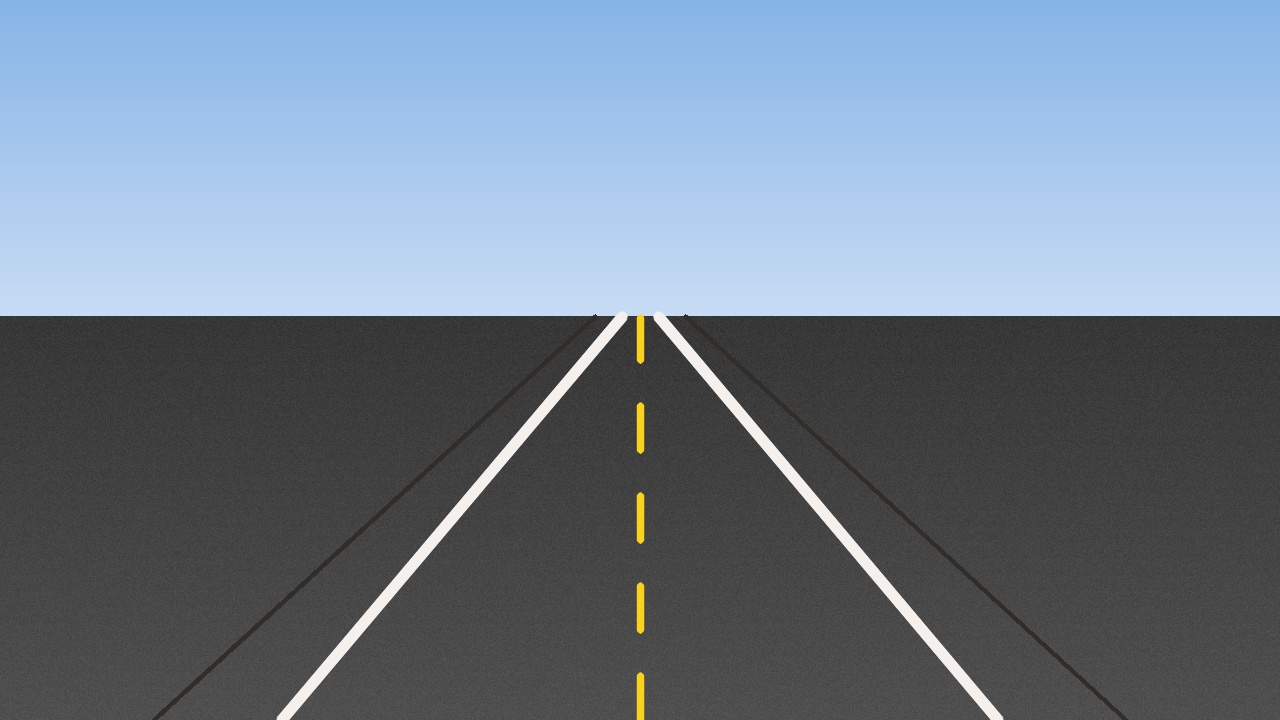
#> input picture sample_data/images/road_frame_0000.jpg, 1280 x 720 px
$ python -i lane_tracker.py   (imports and definitions only)
#> lines starting #> are read from the running program, lines starting #| are printed output that depends on the picture; after the words box and inside, x2 and y2 are one past the last pixel; in counts of white or black regions, pixels touching at a corner belong together
"""
Lane Precision Tracking Module utilizing Canny Edge Detection,
Dynamic Polygonal ROI Masking, and Probabilistic Hough Line Transform.
"""

import cv2
import numpy as np
from typing import Dict, Any, Tuple, Optional, List
from collections import deque


class LanePrecisionTracker:
    """
    Real-time Lane Detection and Vehicle Deviation Precision System.
    Computes exact road boundaries, lane center, and vehicle lateral offset.
    """

    def __init__(
        self,
        canny_low: int = 50,
        canny_high: int = 150,
        gaussian_kernel: int = 5,
        hough_threshold: int = 25,
        min_line_length: int = 35,
        max_line_gap: int = 40,
        lane_width_meters: float = 3.7,
        history_len: int = 8
    ):
        """
        Initialize the Lane Precision Tracker.

        Args:
            canny_low: Canny edge detector lower threshold.
            canny_high: Canny edge detector upper threshold.
            gaussian_kernel: Kernel size for noise smoothing.
            hough_threshold: Hough accumulator threshold.
            min_line_length: Minimum line segment length for HoughLinesP.
            max_line_gap: Maximum allowed gap between points on the same line.
            lane_width_meters: Standard highway lane width in meters (3.7m typical).
            history_len: Frame count for exponential temporal smoothing.
        """
        self.canny_low = canny_low
        self.canny_high = canny_high
        self.gaussian_kernel = gaussian_kernel
        self.hough_threshold = hough_threshold
        self.min_line_length = min_line_length
        self.max_line_gap = max_line_gap
        self.lane_width_meters = lane_width_meters

        # Temporal smoothing buffers for stable line projection
        self.left_fit_history = deque(maxlen=history_len)
        self.right_fit_history = deque(maxlen=history_len)

    def process_frame(self, frame: np.ndarray) -> Dict[str, Any]:
        """
        Execute full lane detection pipeline on a single frame.

        Args:
            frame: Input BGR frame.

        Returns:
            Dictionary containing:
            - 'left_line': ((x1, y1), (x2, y2))
            - 'right_line': ((x1, y1), (x2, y2))
            - 'lane_center_x': float
            - 'vehicle_center_x': float
            - 'lateral_offset_cm': float (positive = right of center, negative = left)
            - 'offset_status': str ('CENTERED', 'DEVIATING_LEFT', 'DEVIATING_RIGHT', 'LANE_DEPARTURE')
            - 'lane_polygon': np.ndarray of polygon coordinates for corridor fill
            - 'canny_edges': np.ndarray (debug edge map)
            - 'roi_edges': np.ndarray (masked edge map)
            - 'is_tracking_valid': bool
        """
        h, w = frame.shape[:2]
        vehicle_center_x = w / 2.0

        # Step 1: Color Isolation for Yellow and White Lane Markings
        color_mask = self._isolate_lane_colors(frame)

        # Step 2: Grayscale and Gaussian Blur
        gray = cv2.cvtColor(frame, cv2.COLOR_BGR2GRAY)
        combined = cv2.bitwise_and(gray, gray, mask=color_mask)
        blur = cv2.GaussianBlur(combined, (self.gaussian_kernel, self.gaussian_kernel), 0)

        # Step 3: Canny Edge Detection
        canny_edges = cv2.Canny(blur, self.canny_low, self.canny_high)

        # Step 4: Region of Interest (Trapezoid Mask)
        roi_edges = self._apply_roi_mask(canny_edges)

        # Step 5: Probabilistic Hough Line Transform
        lines = cv2.HoughLinesP(
            roi_edges,
            rho=1,
            theta=np.pi / 180,
            threshold=self.hough_threshold,
            minLineLength=self.min_line_length,
            maxLineGap=self.max_line_gap
        )

        # Step 6: Slope segregation and line fitting
        left_line, right_line, is_valid = self._fit_lane_lines(lines, h, w)

        # Step 7: Telemetry & Lane Precision Calculation
        lateral_offset_cm = 0.0
        offset_status = "CENTERED"
        lane_center_x = vehicle_center_x
        lane_polygon = None

        if is_valid and left_line is not None and right_line is not None:
            (lx1, ly1), (lx2, ly2) = left_line
            (rx1, ry1), (rx2, ry2) = right_line

            # Calculate bottom coordinates (at bumper level y = h)
            left_bottom_x = lx1
            right_bottom_x = rx1
            lane_width_pixels = max(10, right_bottom_x - left_bottom_x)

            # Calculated center of the lane at vehicle base
            lane_center_x = (left_bottom_x + right_bottom_x) / 2.0

            # Pixel to metric scale (centimeters per pixel at bumper depth)
            cm_per_pixel = (self.lane_width_meters * 100.0) / float(lane_width_pixels)

            # Lateral offset: positive means vehicle is shifted to right of lane center
            lateral_offset_px = vehicle_center_x - lane_center_x
            lateral_offset_cm = round(lateral_offset_px * cm_per_pixel, 1)

            # Determine Lane Departure / Precision Status
            abs_offset = abs(lateral_offset_cm)
            if abs_offset <= 15.0:
                offset_status = "CENTERED"
            elif 15.0 < abs_offset <= 35.0:
                offset_status = "DEVIATING_RIGHT" if lateral_offset_cm > 0 else "DEVIATING_LEFT"
            else:
                offset_status = "LANE_DEPARTURE"

            # Create driving corridor polygon for HUD rendering
            lane_polygon = np.array([
                [lx1, ly1],
                [lx2, ly2],
                [rx2, ry2],
                [rx1, ry1]
            ], dtype=np.int32)

        return {
            "left_line": left_line,
            "right_line": right_line,
            "lane_center_x": round(lane_center_x, 1),
            "vehicle_center_x": round(vehicle_center_x, 1),
            "lateral_offset_cm": lateral_offset_cm,
            "offset_status": offset_status,
            "lane_polygon": lane_polygon,
            "canny_edges": canny_edges,
            "roi_edges": roi_edges,
            "is_tracking_valid": is_valid
        }

    def _isolate_lane_colors(self, frame: np.ndarray) -> np.ndarray:
        """Isolate white and yellow pixels common to road lane markings."""
        hsv = cv2.cvtColor(frame, cv2.COLOR_BGR2HSV)

        # White lane markings
        lower_white = np.array([0, 0, 180], dtype=np.uint8)
        upper_white = np.array([180, 50, 255], dtype=np.uint8)
        white_mask = cv2.inRange(hsv, lower_white, upper_white)

        # Yellow lane markings
        lower_yellow = np.array([15, 80, 100], dtype=np.uint8)
        upper_yellow = np.array([35, 255, 255], dtype=np.uint8)
        yellow_mask = cv2.inRange(hsv, lower_yellow, upper_yellow)

        return cv2.bitwise_or(white_mask, yellow_mask)

    def _apply_roi_mask(self, edges: np.ndarray) -> np.ndarray:
        """Apply dynamic trapezoidal perspective ROI mask on road surface."""
        h, w = edges.shape[:2]
        mask = np.zeros_like(edges)

        # Dynamic trapezoid coordinates matching vehicle forward perspective
        polygon = np.array([[
            (int(w * 0.08), int(h * 0.95)),  # Bottom-left
            (int(w * 0.42), int(h * 0.58)),  # Apex-left
            (int(w * 0.58), int(h * 0.58)),  # Apex-right
            (int(w * 0.92), int(h * 0.95))   # Bottom-right
        ]], dtype=np.int32)

        cv2.fillPoly(mask, polygon, 255)
        return cv2.bitwise_and(edges, mask)

    def _fit_lane_lines(
        self,
        lines: Optional[np.ndarray],
        height: int,
        width: int
    ) -> Tuple[Optional[Tuple[Tuple[int, int], Tuple[int, int]]], Optional[Tuple[Tuple[int, int], Tuple[int, int]]], bool]:
        """
        Group Hough lines by slope, filter outliers, and apply temporal smoothing.
        """
        if lines is None or len(lines) == 0:
            return self._use_cached_fit(height, width)

        left_points_x = []
        left_points_y = []
        right_points_x = []
        right_points_y = []

        mid_x = width / 2.0

        for line in lines:
            for x1, y1, x2, y2 in line:
                if x1 == x2:
                    continue
                slope = (y2 - y1) / float(x2 - x1)

                # Filter out nearly horizontal noise lines
                if abs(slope) < 0.3 or abs(slope) > 3.0:
                    continue

                # Negative slope -> Left lane (in image coordinates where y increases downwards)
                if slope < -0.3 and x1 < (mid_x + 60) and x2 < (mid_x + 60):
                    left_points_x.extend([x1, x2])
                    left_points_y.extend([y1, y2])
                # Positive slope -> Right lane
                elif slope > 0.3 and x1 > (mid_x - 60) and x2 > (mid_x - 60):
                    right_points_x.extend([x1, x2])
                    right_points_y.extend([y1, y2])

        y_bottom = height
        y_top = int(height * 0.60)

        # Fit left lane
        left_fit = None
        if len(left_points_y) >= 4:
            poly = np.polyfit(left_points_y, left_points_x, 1)
            self.left_fit_history.append(poly)
            left_fit = np.mean(self.left_fit_history, axis=0)
        elif len(self.left_fit_history) > 0:
            left_fit = np.mean(self.left_fit_history, axis=0)

        # Fit right lane
        right_fit = None
        if len(right_points_y) >= 4:
            poly = np.polyfit(right_points_y, right_points_x, 1)
            self.right_fit_history.append(poly)
            right_fit = np.mean(self.right_fit_history, axis=0)
        elif len(self.right_fit_history) > 0:
            right_fit = np.mean(self.right_fit_history, axis=0)

        left_line = None
        right_line = None

        if left_fit is not None:
            lx_bottom = int(np.polyval(left_fit, y_bottom))
            lx_top = int(np.polyval(left_fit, y_top))
            left_line = ((lx_bottom, y_bottom), (lx_top, y_top))

        if right_fit is not None:
            rx_bottom = int(np.polyval(right_fit, y_bottom))
            rx_top = int(np.polyval(right_fit, y_top))
            right_line = ((rx_bottom, y_bottom), (rx_top, y_top))

        is_valid = (left_line is not None and right_line is not None)
        return left_line, right_line, is_valid

    def _use_cached_fit(
        self, height: int, width: int
    ) -> Tuple[Optional[Tuple[Tuple[int, int], Tuple[int, int]]], Optional[Tuple[Tuple[int, int], Tuple[int, int]]], bool]:
        """Fallback to smoothed history when current frame has momentary occlusion."""
        if len(self.left_fit_history) > 0 and len(self.right_fit_history) > 0:
            y_bottom = height
            y_top = int(height * 0.60)
            left_fit = np.mean(self.left_fit_history, axis=0)
            right_fit = np.mean(self.right_fit_history, axis=0)

            left_line = ((int(np.polyval(left_fit, y_bottom)), y_bottom),
                         (int(np.polyval(left_fit, y_top)), y_top))
            right_line = ((int(np.polyval(right_fit, y_bottom)), y_bottom),
                          (int(np.polyval(right_fit, y_top)), y_top))
            return left_line, right_line, True

        return None, None, False

>>> import cv2
>>> picture = cv2.imread('../sample_data/images/road_frame_0000.jpg')
#> picture is the input picture: shape (720, 1280, 3); mean B, G, R 143.6, 127.5, 113.4
>>> result = LanePrecisionTracker().process_frame(picture)
#> in _isolate_lane_colors, `hsv = cv2.cvtColor(frame, cv2.COLOR_BGR2HSV)`: hsv: shape (720, 1280, 3); mean H, S, V 48.6, 34.4, 144.2
#> in _isolate_lane_colors, `white_mask = cv2.inRange(hsv, lower_white, upper_white)`:
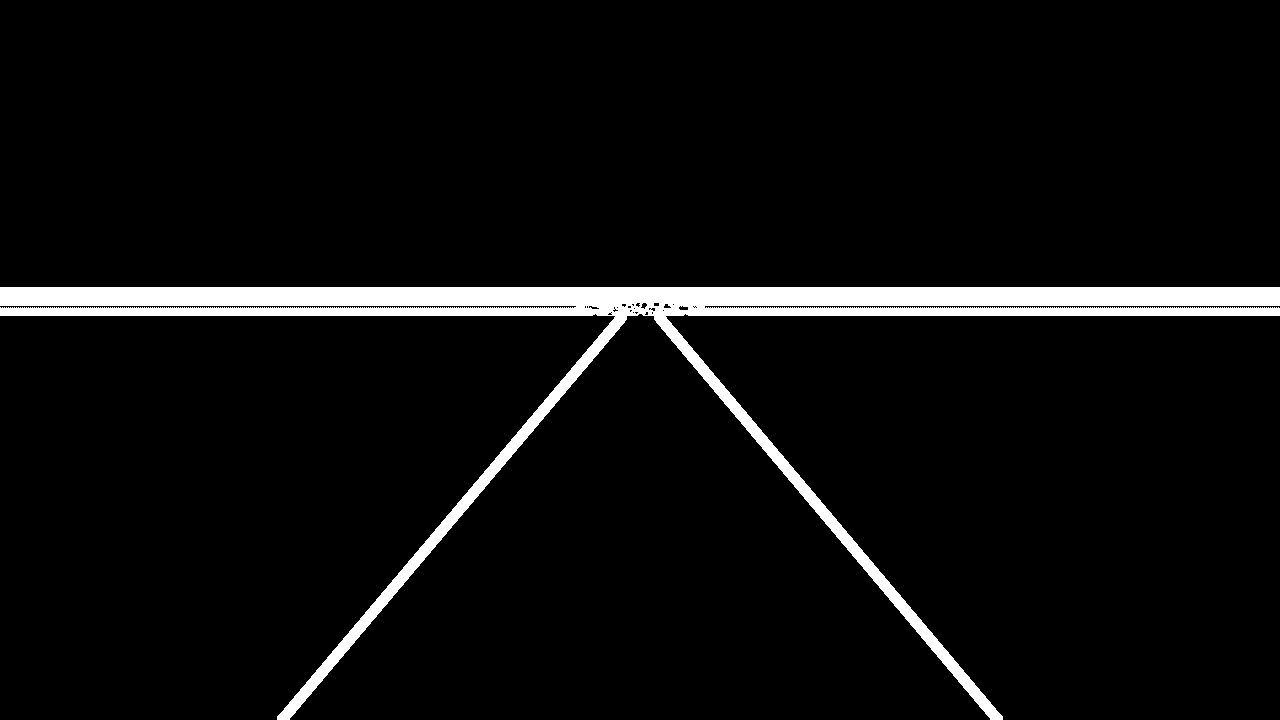
#> white_mask: shape (720, 1280); 5.1% white; 1 white region, box (x1, y1, x2, y2) and area: (0, 287, 1280, 720) 46850
#> in _isolate_lane_colors, `yellow_mask = cv2.inRange(hsv, lower_yellow, upper_yellow)`: yellow_mask: shape (720, 1280); 0.24% white; 5 white regions, box (x1, y1, x2, y2) and area: (636, 492, 645, 544) 444, (636, 582, 645, 634) 443, (636, 402, 645, 454) 440, (636, 314, 645, 364) 422, (636, 672, 645, 720) 422
#> in _isolate_lane_colors, `return cv2.bitwise_or(white_mask, yellow_mask)`: returned value: shape (720, 1280); 5.3% white; 5 white regions, box (x1, y1, x2, y2) and area: (0, 287, 1280, 720) 47272, (636, 492, 645, 544) 444, (636, 582, 645, 634) 443, (636, 402, 645, 454) 440, (636, 672, 645, 720) 422
#> in process_frame, `gray = cv2.cvtColor(frame, cv2.COLOR_BGR2GRAY)`:
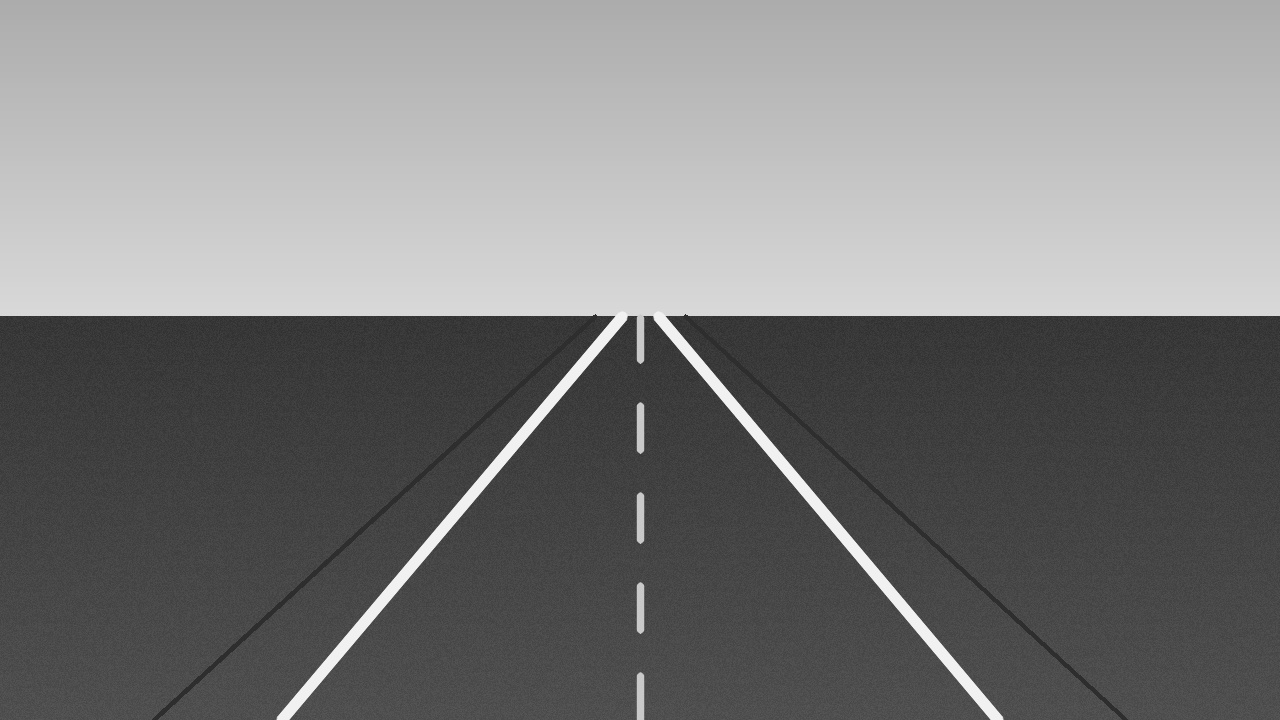
#> gray: shape (720, 1280); min 39, max 249, mean 125.1
#> in process_frame, `canny_edges = cv2.Canny(blur, self.canny_low, self.canny_high)`: canny_edges: shape (720, 1280); 0.93% white in thin lines or dots, all inside (x1, y1, x2, y2) = (0, 286, 1280, 720)
#> in _apply_roi_mask, `cv2.fillPoly(mask, polygon, 255)`:
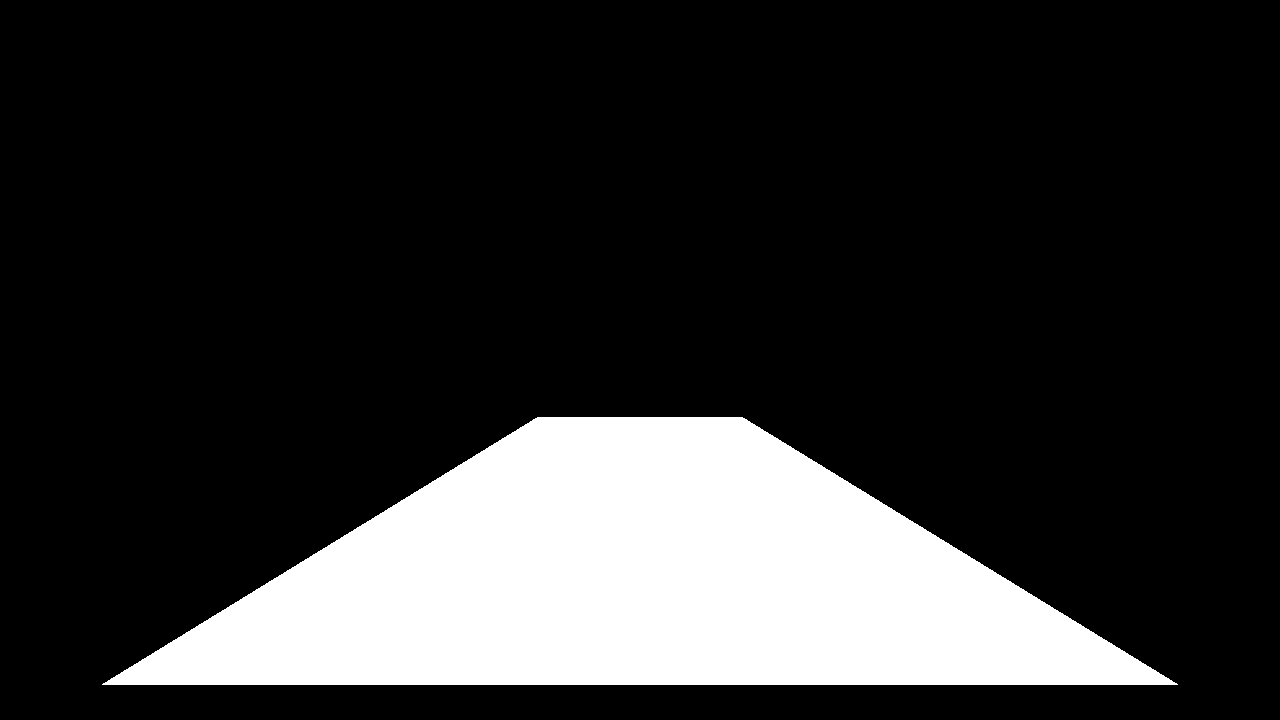
#> mask: shape (720, 1280); 18.7% white; 1 white region, box (x1, y1, x2, y2) and area: (102, 417, 1178, 685) 171956
#> in _apply_roi_mask, `return cv2.bitwise_and(edges, mask)`:
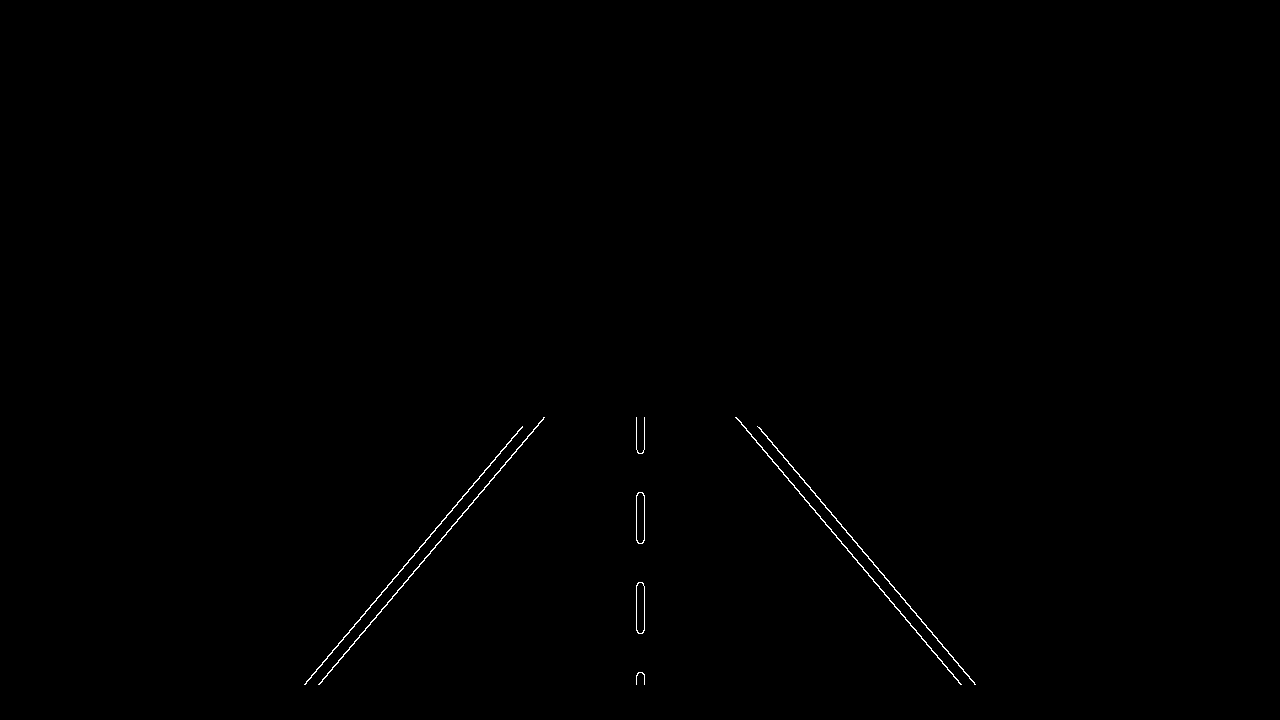
#> returned value: shape (720, 1280); 0.25% white in thin lines or dots, all inside (x1, y1, x2, y2) = (304, 417, 976, 685)
#> in process_frame, `lines = cv2.HoughLinesP( roi_edges, rho=1, theta=np.pi / 180, threshol..`: lines = 16 rows, first 6: [739, 420, 961, 684], [758, 427, 974, 684], [305, 684, 519, 429], [319, 684, 543, 417], [322, 664, 522, 426], [636, 630, 636, 585]
#> the loop in _fit_lane_lines, `for line in lines:` made 16 passes
#> line on passes 1 to 12: [[739, 420, 961, 684]], [[758, 427, 974, 684]], [[305, 684, 519, 429]], [[319, 684, 543, 417]], [[322, 664, 522, 426]], [[636, 630, 636, 585]], [[735, 417, 959, 683]], [[644, 630, 644, 586]], [[318, 684, 435, 545]], [[643, 585, 644, 495]], [[636, 531, 636, 495]], [[304, 684, 435, 528]]
#> after the loop in _fit_lane_lines, `for line in lines:`: left_points_x = [305, 519, 319, 543, 322, 522, 318, 435, 304, 435, 403, 544]; left_points_y = [684, 429, 684, 417, 664, 426, 684, 545, 684, 528, 585, 417]; right_points_x = [739, 961, 758, 974, 735, 959, 926, 973]; right_points_y = [420, 684, 427, 684, 417, 683, 625, 682]
#> in _fit_lane_lines, `poly = np.polyfit(left_points_y, left_points_x, 1)`: poly = [-0.845, 889.4]
#> in _fit_lane_lines, `poly = np.polyfit(right_points_y, right_points_x, 1)`: poly = [0.855, 384.4]
#> in process_frame, `left_line, right_line, is_valid = self._fit_lane_lines(lines, h, w)`: left_line = ((280, 720), (524, 432)); right_line = ((999, 720), (753, 432)); is_valid = True
#> in process_frame, `(lx1, ly1), (lx2, ly2) = left_line`: lx1 = 280; ly1 = 720; lx2 = 524; ly2 = 432
#> in process_frame, `(rx1, ry1), (rx2, ry2) = right_line`: rx1 = 999; ry1 = 720; rx2 = 753; ry2 = 432
#> in process_frame, `left_bottom_x = lx1`: left_bottom_x = 280
#> in process_frame, `right_bottom_x = rx1`: right_bottom_x = 999
#> in process_frame, `lane_width_pixels = max(10, right_bottom_x - left_bottom_x)`: lane_width_pixels = 719
#> in process_frame, `lane_center_x = (left_bottom_x + right_bottom_x) / 2.0`: lane_center_x = 639.5
#> in process_frame, `cm_per_pixel = (self.lane_width_meters * 100.0) / float(lane_width_pix..`: cm_per_pixel = 0.515
#> in process_frame, `lateral_offset_px = vehicle_center_x - lane_center_x`: lateral_offset_px = 0.5
#> in process_frame, `lateral_offset_cm = round(lateral_offset_px * cm_per_pixel, 1)`: lateral_offset_cm = 0.3
#> in process_frame, `lane_polygon = np.array([ [lx1, ly1], [lx2, ly2], [rx2, ry2], [rx1, ry..`: lane_polygon = [[280, 720], [524, 432], [753, 432], [999, 720]]
#> result = 10 items
